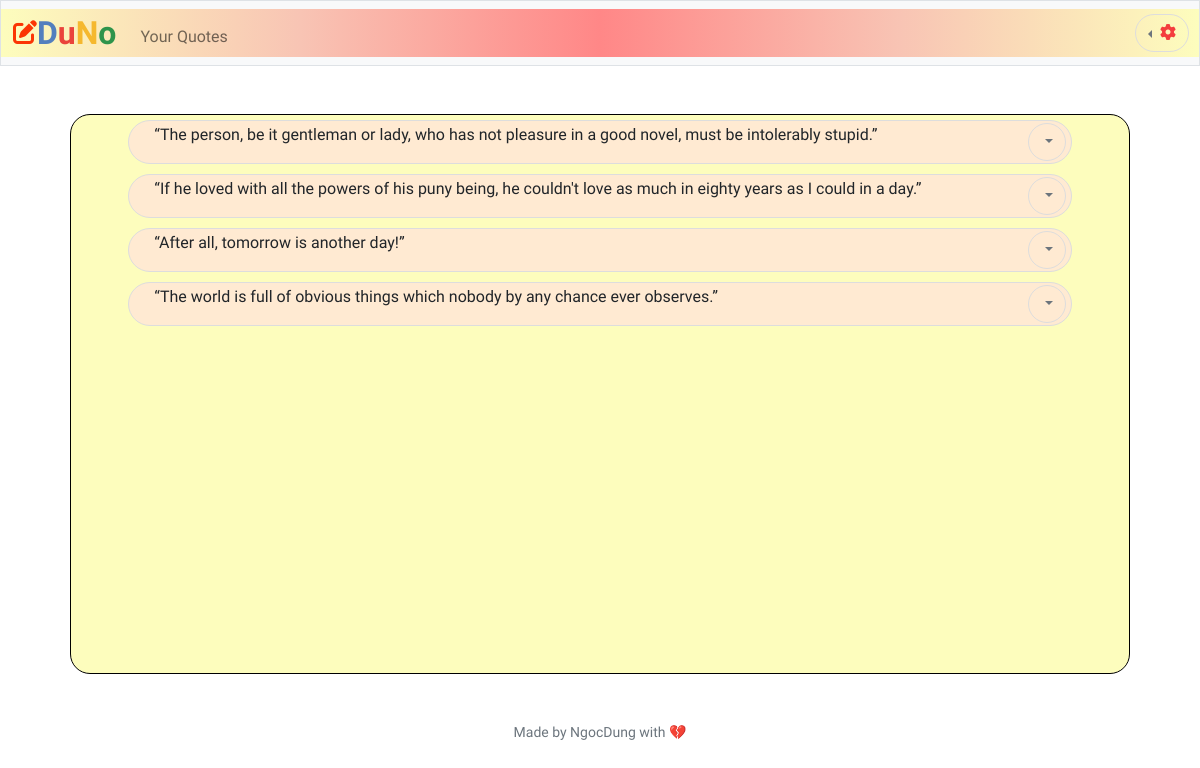
Page /quote (signed in) on the earlier database version.
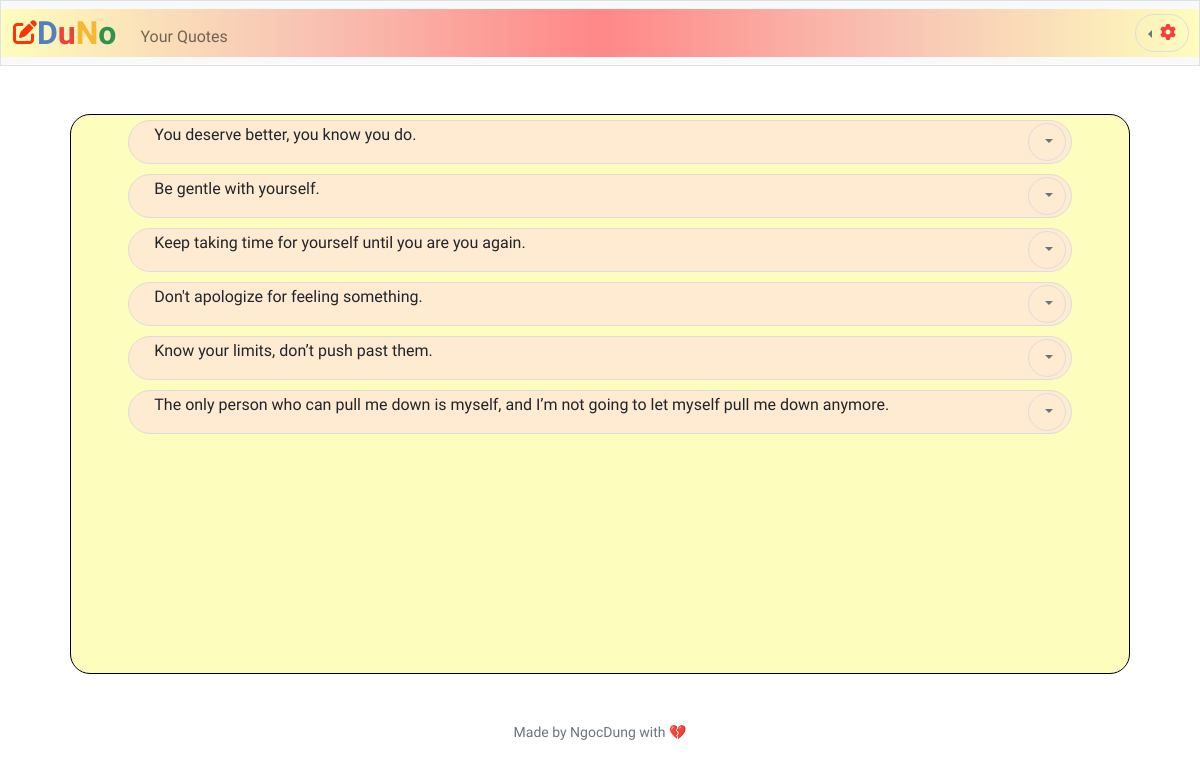
Same page on the later database version.
### tables this page shows
CREATE TABLE quotes (
    id INTEGER PRIMARY KEY AUTOINCREMENT,
    user_id INTEGER,
    quote TEXT NOT NULL,
    FOREIGN KEY (user_id) REFERENCES users(id)
);

### app.py (the view)
@app.route("/quote")
@login_required
def quote():
    current_id = session["user_id"]
    quotes = db.execute("SELECT quote FROM quotes WHERE user_id=?", current_id)
    return render_template("quote.html", quotes=quotes)

### app.py (called while the page is built)
@app.after_request
def after_request(response):
    response.headers["Cache-Control"] = "no-cache, no-store, must-revalidate"
    response.headers["Expires"] = 0
    response.headers["Pragma"] = "no-cache"
    return response

### helper.py (called while the page is built)
def login_required(f):
    @wraps(f)
    def decorated_function(*args, **kwargs):
        if session.get("user_id") is None:
            return redirect("/login")
        return f(*args, **kwargs)
    return decorated_function

### templates/quote.html (shortened to what this page needs)
{% extends "layout.html" %}
{% block main %}
    <div class = "container-quote">
        {% for line in quotes %}
            <div class="quote-box">
                <p class="quote-text">{{line.quote}}</p>
                <div class="btn-group">
                    <button type="button" class="btn btn-outline-secondary dropdown-toggle" data-bs-toggle="dropdown" aria-expanded="false">
                    </button>
                  </div>
            </div>
            {% endfor %}
    </div>
{% endblock %}

### templates/layout.html (shortened to what this page needs)
<!DOCTYPE html>
<html lang="en">
    <head>
        <link href="https://cdn.jsdelivr.net/npm/bootstrap@5.1.3/dist/css/bootstrap.min.css" rel="stylesheet">
        <link rel="stylesheet" href="https://cdnjs.cloudflare.com/ajax/libs/font-awesome/6.0.0-beta2/css/all.min.css" />
        <link href="/static/style.css" rel="stylesheet">
    </head>
        <body>
            <nav class="bg-light border navbar navbar-expand-md navbar-light">
                <div class="container-fluid" style="background: linear-gradient(to right, #FDFDBD, #F8C4B4, #FF8787, #F8C4B4, #FDFDBD);">
                    <div class="navbar-nav me-auto ">
                        <div class ="font-family: 'Ysabeau Infant', serif">
                        <a class="navbar-brand" href="/"><i class="fa-solid fa-pen-to-square fa-bounce fa-xs " style="color: #fb3504;"></i><span class="blue"><b>D</b></span><span class="red"><b>u</b></span><span class="yellow"><b>N</b></span><span class="green"><b>o</b></span></a>
                        </div>
                    {% if session["user_id"] %}
                        <li class="nav-item mt-2"><a class="nav-link" href="/quote">Your Quotes</a></li>
                    </div>
                        <ul class="navbar-nav">
                        <ul class="navbar-nav ml-auto">
                            <li class="nav-item dropdown btn-group dropstart">
                                <button class="btn btn-outline-secondary dropdown-toggle" data-bs-toggle="dropdown" aria-expanded="false">
                                    <i class="fa-solid fa-gear fa-beat-fade" style="color: #f43e3e;"></i>
                                </button>
                            </li>
                        </ul>
                        {% else %}
                        <ul class="navbar-nav ms-auto mt-2">
                            <li class="nav-item"><a class="nav-link" href="/login">Login</a></li>
                            <li class= "nav-item"><a class ="nav-link" href="register">Register</a></li>
                        </ul>
                        {% endif %}
                    </div>
            </nav>
            <main class = "container-md py-5 text-center">
                {% block main %} {% endblock %}
            </main>
            <footer class="mb-5 small text-center text-muted ">
                Made by NgocDung with 💔
            </footer>
        </body>

### static/style.css (style rules this page uses)
body { font-family: 'Inconsolata', monospace; }
.container-quote { width: 95%; margin-left: auto; margin-right: auto; min-height: 70vh; border: 1px solid #000; background-color: #FDFDBD; border-radius: 20px; height: auto; display: flex; flex-direction: column; align-items: center; padding: 5px; justify-content: absolute; position: relative; }
.quote-box { position: relative; width: 90%; padding: 0px 5px; margin-bottom: 10px; background-color: #FFEAD2; border: 1px solid #ddd; border-radius: 25px; display: flex; justify-content: space-between; align-items: center; }
.quote-text { font-size: 16px; text-align: left; padding-left: 20px; padding-right: 20px; padding-top:2px; }
.btn-outline-secondary { border-radius: 25px; border-color: #ddd; }
.dropdown { position: absolute; top: 50%; right: 10px; text-align: center; transform: translateY(-50%); cursor: pointer; }
nav .navbar-brand { font-size: xx-large; }
nav .navbar-brand .blue { color: #537fbe; }
nav .navbar-brand .red { color: #ea433b; }
nav .navbar-brand .yellow { color: #f5b82e; }
nav .navbar-brand .green { color: #2e944b; }

Differences in the rows shown:
changed quotes: quote "“The person, be it gentleman or lady, who has not pleasure in a good novel, must be intolerably stupid.”" → "You deserve better, you know you do."
changed quotes: quote "“If he loved with all the powers of his puny being, he couldn't love as much in eighty years as I could in a day.”" → "Be gentle with yourself."
changed quotes: quote "“After all, tomorrow is another day!”" → "Keep taking time for yourself until you are you again."
changed quotes: quote "“The world is full of obvious things which nobody by any chance ever observes.”" → "Don't apologize for feeling something."
added quotes: quote "Know your limits, don’t push past them."
added quotes: quote "The only person who can pull me down is myself, and I’m not going to let myself pull me down anymore."
